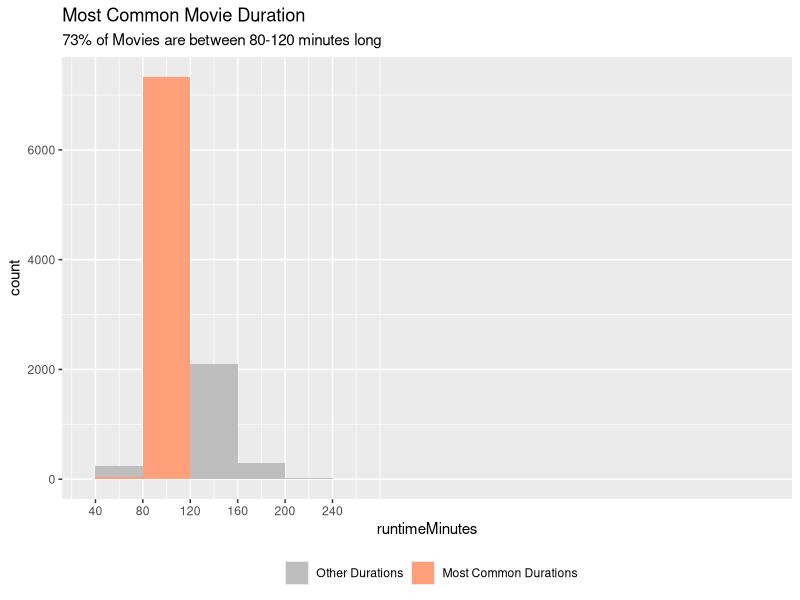
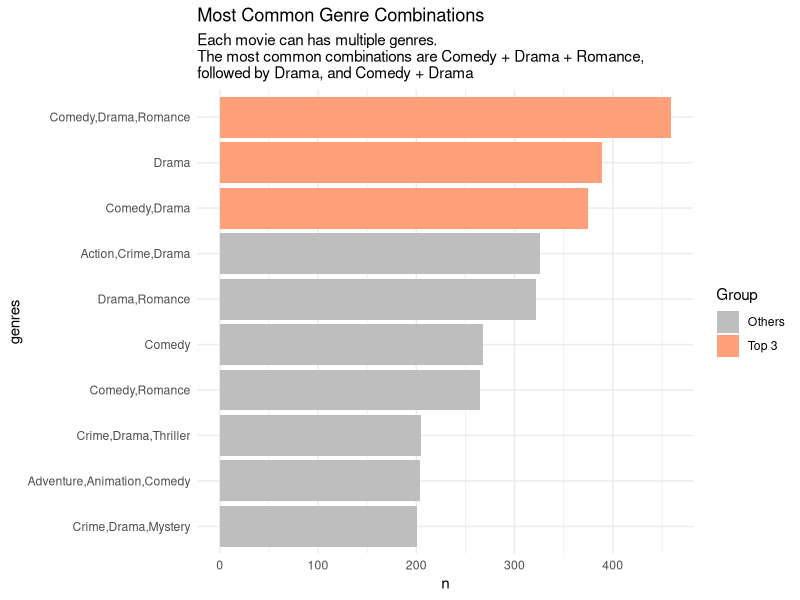
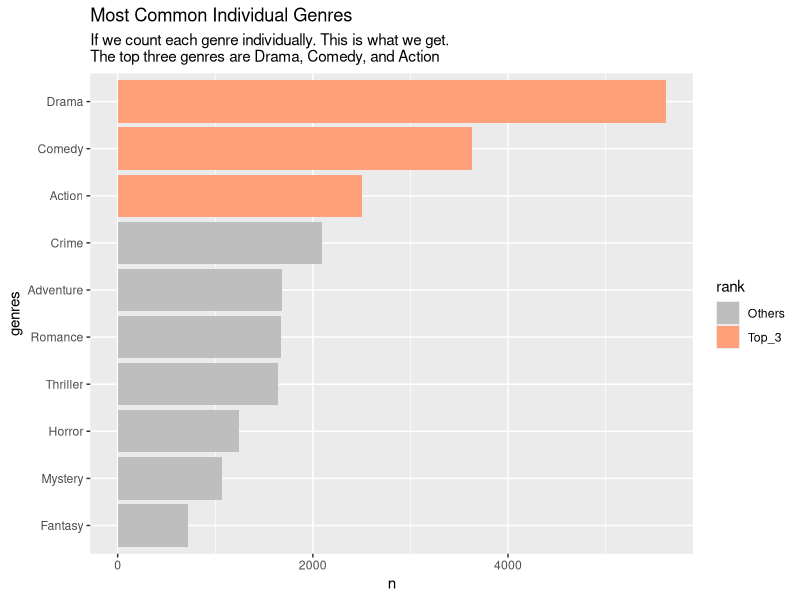

The R script that drew these images, in order:
## ---- chunk 1
#| output: false

library(tidyverse)
df <- read_csv('top_10_000_movies.csv', na = '\\N')
df <- df |> 
  mutate(genres = fct_rev(fct_infreq(genres)))
df_unnested_genre <- df |> 
  mutate(genres = str_split(genres, ',')) |> 
  unnest_longer(genres) |> 
  mutate(genres = fct_rev(fct_infreq(genres)))
## ---- chunk 2
df |> 
  ggplot(aes(runtimeMinutes)) +
  geom_histogram(aes(fill = runtimeMinutes >= 80 & runtimeMinutes <= 120), 
                 binwidth = 40, boundary = 0, na.rm = TRUE) +
  scale_x_continuous(breaks = seq(0, 240, 40)) +
  scale_fill_manual(values = c("FALSE" = "grey", "TRUE" = "#FFA07A"),
                    labels = c("FALSE" = "Other Durations", "TRUE" = "Most Common Durations")) +
  labs(fill = "",
       title =  "Most Common Movie Duration",
       subtitle = '73% of Movies are between 80-120 minutes long') +
  theme(legend.position = "bottom")
## ---- chunk 3
df |> 
  count(genres) |> 
  arrange(desc(n)) |>
  mutate(is_top3 = ifelse(row_number() <= 3, "Top 3", "Others")) |>  # Flag top 5
  slice_head(n = 10) |> 
  ggplot(aes(n, genres, fill = is_top3)) +  # Use fill aesthetic to differentiate
  geom_col() +
  scale_fill_manual(values = c("Top 3" = "#FFA07A", "Others" = "grey")) +  # Highlight top 5
  theme_minimal() +
  labs(fill = "Group",
       title = 'Most Common Genre Combinations',
       subtitle = 'Each movie can has multiple genres.\nThe most common combinations are Comedy + Drama + Romance,\nfollowed by Drama, and Comedy + Drama')  # Add legend
## ---- chunk 4
df_unnested_genre |> 
  count(genres) |> 
  arrange(desc(n)) |> 
  slice_head(n = 10) |> 
  mutate(rank = if_else(row_number() <= 3, 'Top_3', 'Others')) |> 
  ggplot(aes(genres, n, fill = rank)) +
  geom_col() +
  scale_fill_manual(values = c('Top_3' = '#FFA07A', 'Others' = 'grey')) +
  coord_flip() +
  labs(title = 'Most Common Individual Genres',
       subtitle = 'If we count each genre individually. This is what we get.\nThe top three genres are Drama, Comedy, and Action')
